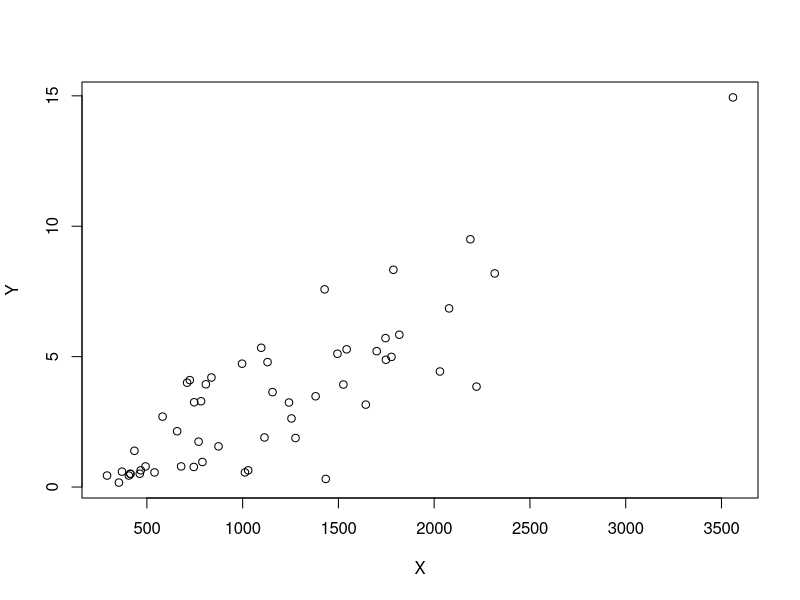
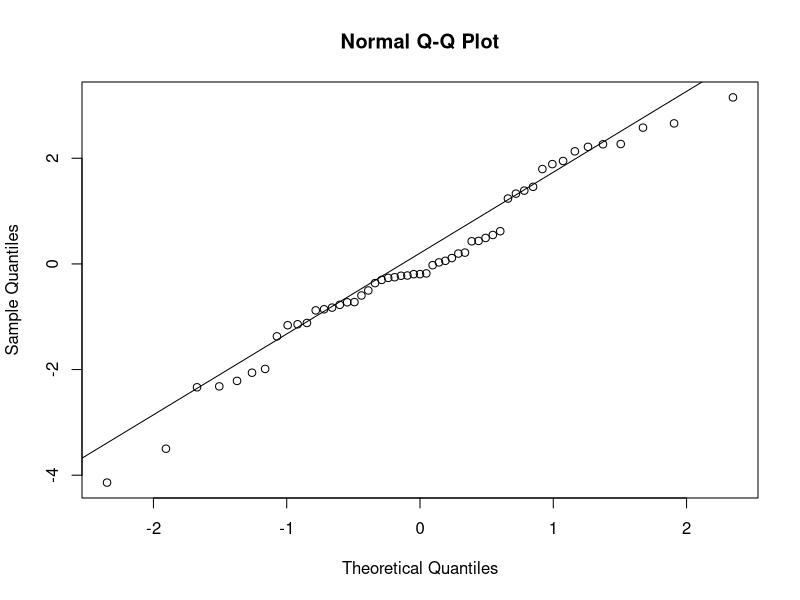
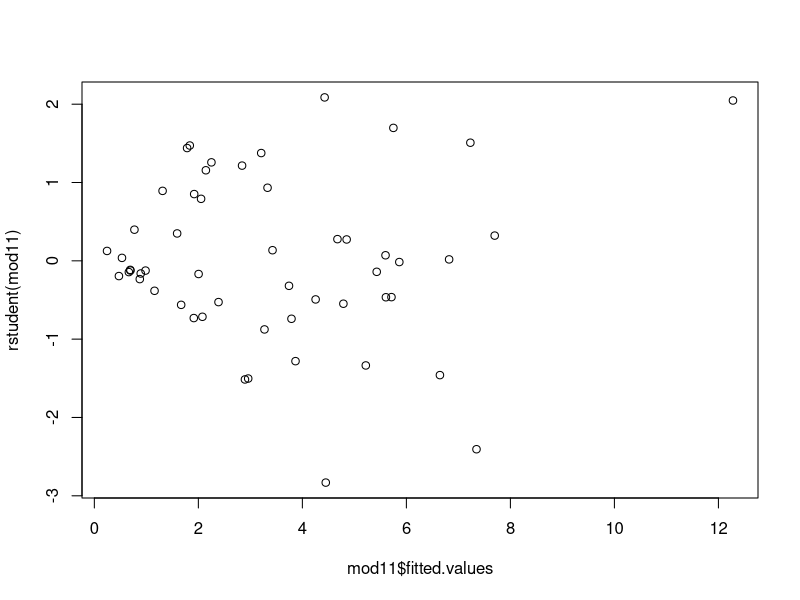
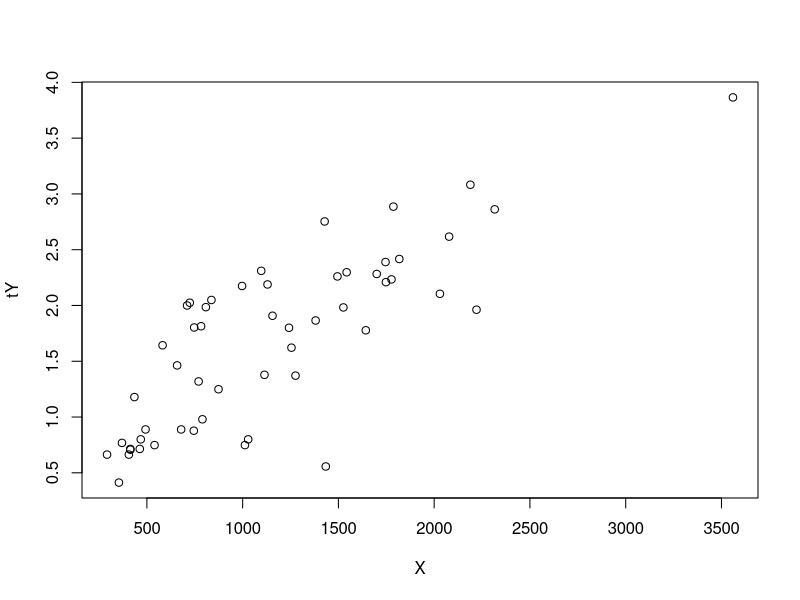
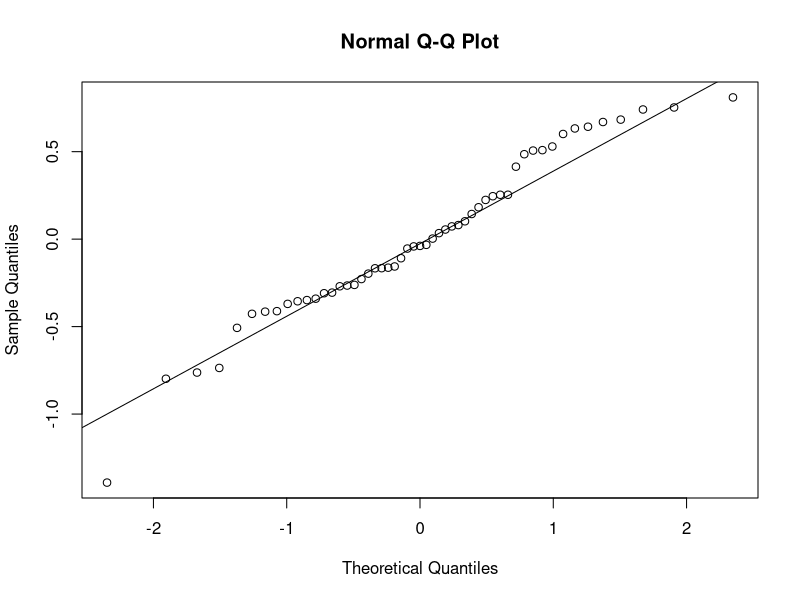
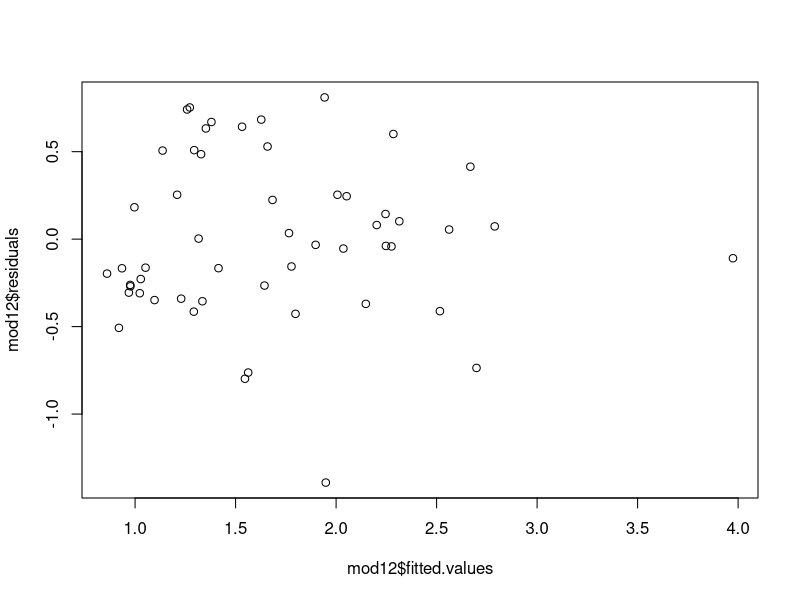
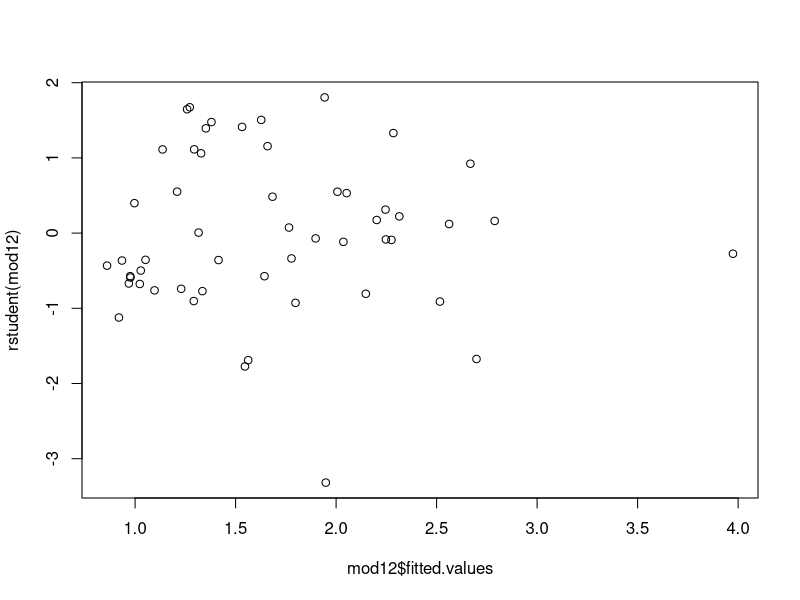

The R script that drew these images, in order: (Note: this script raises an error after producing the figures.)
# importing libraries 
library( MASS)
library(carData)
library(car)
library(dplyr)
#########p1#########

edata <- read.csv('data/Electricity_Data.csv')
head( edata )
X <- edata$X
Y <- edata$Y
plot( X , Y )
mod11 <- lm( Y ~ X , data = edata )
summary(mod11)

qqnorm(mod11$residuals)
qqline(mod11$residuals)

plot( mod11$fitted.values,rstudent(mod11))

# square fit 

tY <- sqrt(Y)
mod12 <- lm( tY ~ X )
summary(mod12) # reduced f statistic 
plot(X , tY )

qqnorm(mod12$residuals)
qqline(mod12$residuals)

plot( mod12$fitted.values , mod12$residuals )
plot( mod12$fitted.values , rstudent(mod12)) # constant variance ! 

# using the box cox method 
b <- boxcox(mod11 , plotit = TRUE )
lambda <- b$x[which.max(b$y)] # -0.545454 ~ square root trasfromation
tY <- (Y^lambda - 1)/lambda 

mod13 <- lm( tY ~ X )
plot( X , tY )
summary(mod13)

qqnorm(mod13$residuals)
qqline(mod13$residuals)

plot(mod13$fitted.values , rstandard(mod13))
plot(mod13$fitted.values , rstudent(mod13)) # fair residual plot 

#########p2#########

wdata <- read.csv('data/Wind_Mill_Data.csv')
head(wdata)
X <- wdata$X 
Y <- wdata$Y 

mod21 <- lm( Y ~ X )
summary(mod21)
plot( X , Y ) # non linear appleal 

qqnorm(mod21$residuals)
qqline(mod21$residuals)

plot(mod21$fitted.values , mod21$residuals) # curved plot incdicates non linearity 

# fit with quadratic term to account for curvature 
  # but the plot(X,Y) suggest saturation like bheaviour 

X2 <- X^2 
mod22 <- lm( Y ~ X + X2 )
summary(mod22) # very high F statistic 

plot(mod22$fitted.values,rstudent(mod22)) # no curvature

# x -> 1/x is a rather better suited to the data 

tX <- 1/X
mod23 <- lm(Y~tX)
plot(Y,tX) # linear relationship  !
summary(mod23) # very high F statistic 

plot(mod23$fitted.values,rstudent(mod23)) # uniform 0 centerd residuals 

# manual box Tidewell transformation 

plot(X,Y) # non linear bheaviour 

alpha = 1 
for( i in 1:10){
  x =  X^alpha
  mod1 = lm(Y~x) 
  b = as.numeric( mod1$coefficients[2] )
  w = x*log(X)
  mod2 = lm(Y~x+w)
  g = as.numeric( mod2$coefficients[3] )
  alpha = g/b + alpha 
  print(alpha)
}

tX <- X^alpha
mod24 <- lm( Y ~  tX  )
summary(mod24) # better F statistic
plot( Y , tX )

plot( mod24$fitted.values , rstudent(mod24)) # desired residual plot 
# box Tidewell transformationc

boxTidwell( Y ~ X )
lambda <- -0.83334 
tX <- X^lambda 

mod25 <- lm( Y ~ tX )
plot( tX , Y ) # linearized graph 

plot(mod25$fitted.values , rstandard(mod25))
plot(mod25$fitted.values , rstudent(mod25))

qqnorm(mod25$residuals)
qqline(mod25$residuals)

#########p3#########

wlsdata <- read.csv('data/Weighted_Least_Squares_Data.csv')
head(wlsdata)
X <- wlsdata$X 
Y <- wlsdata$Y 

mod31 <- lm(Y ~ X )
plot( X , Y ) # non linear 
abline(mod31)

plot(mod31$fitted.values , rstandard(mod31)) 
plot(mod31$fitted.values , rstudent(mod31)) # funnel, non normal 

qqnorm(mod31$residuals)
qqline(mod31$residuals)

# split the data set 

wlsdata <- wlsdata %>% mutate( index = cut( X , 
        breaks =c(1,2,4,6,8,10,11) , 
        labels =c(1,2,3,4,5,6) )) 
grpdata <- wlsdata %>% group_by(as.factor(index))

# mean variance and scatter plot 

sigmadata <- grpdata %>% summarise(meanX = mean(X) , meanY = mean(Y),
                      sdX = sd(X)^2 ,sdY = sd(Y)^2 )
plot( sigmadata$meanX , sigmadata$sdY ) # linear increase in sdY with respect to mX 
i <- 6
subdata <- wlsdata%>%filter(index == i )
plot( subdata$X , subdata$Y , main = i )

# fitting mode to regress over sd y and m x 

mod32 <- lm( sdY ~ meanX , data = sigmadata )
plot(sigmadata$meanX , sigmadata$sdY)
abline(mod32)

sy <- abs( predict(mod32 , newdata = data.frame( meanX = X ) ) ) 
k <- sy^(-1)
tY <- k*Y 
tX <- k*X

mod33 <- lm( tY ~ tX )
summary(mod33)
plot( tX , tY )

transdata <- data.frame('X' = tX , 'Y' = tY , 'pX' = X )
transdata <- transdata %>% mutate( index =  cut( pX , breaks =c(1,2,4,6,8,10,11) , labels =c(1,2,3,4,5,6) ))
transgrp <- transdata %>% group_by(index) %>% summarise( meanX = mean(X) , meanY = mean(Y),sdX = sd(X)^2 ,sdY = sd(Y)^2 )
print(transgrp)

plot( mod33$fitted.values , rstudent(mod33))

#########p4#########

fdata <- read.csv("data/food_sale_data.csv")
head(fdata)
plot( fdata$X , fdata$Y )

fdata <- fdata[order(fdata$X , decreasing = FALSE ) , ]
index = c( rep(1, 3),rep(2,3),rep(3,5),rep(4,6),rep(5,6),rep(6,3),rep(7,4))
fdata %>% mutate( index = index ) 
grp <- fdata %>% group_by(as.factor(index) ) %>% summarise( mX = mean(X) , sY = sd(Y)^2 )

plot( grp$mX , grp$sY ) # linear ! 
mod_ <- lm( sY ~ mX , data = grp )
abline(mod_)
summary(mod_)

w <- predict( mod_ , data.frame( mX = fdata$X ))
w <- w^(-1)

fdata <- fdata %>% mutate( tX = w*X , tY = w*Y )
plot( fdata$tX , fdata$tY )
mod__ <- lm( tY ~ tX , data = fdata )
abline( mod__ )
summary(mod__)

plot( mod__$fitted.values,rstudent(mod__)) # normal except for a few ouliars 

